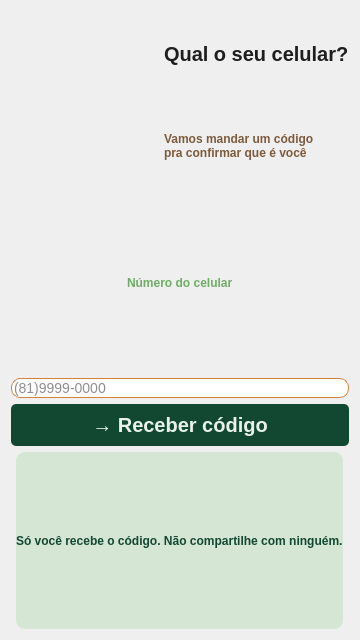
<?xml version="1.0" encoding="UTF-8"?>
<ui version="4.0">
 <class>Form</class>
 <widget class="QWidget" name="Form">
  <property name="geometry">
   <rect>
    <x>0</x>
    <y>0</y>
    <width>360</width>
    <height>640</height>
   </rect>
  </property>
  <property name="minimumSize">
   <size>
    <width>360</width>
    <height>640</height>
   </size>
  </property>
  <property name="maximumSize">
   <size>
    <width>360</width>
    <height>640</height>
   </size>
  </property>
  <property name="windowTitle">
   <string>Form</string>
  </property>
  <property name="styleSheet">
   <string notr="true">QLabel{
	font-family: &quot;Roboto Flex&quot;;
}

QPushButton{
	background-color:#124831;
	color:#E9F2EA;
	font-family:&quot;Roboto Flex&quot;;
	font-weight:600;
	font-size:20px;
	border-radius:5px;
	padding:9px;
}

QPushButton:hover{
	background-color:#003619;
}

QLineEdit{
	border: 1px solid #D2813A;
	color: #1E1E1E;
	background-color: #FFFFFF;
	border-radius: 9px;
	font-size: 14px;
}

QLabel#welcome_label{
	font-family:&quot;Roboto Flex&quot;;
	font-weight:600;
	font-size:48px;
	color:#124831;
}

QLabel#question_label{
	font-family:&quot;Roboto Flex&quot;;
	font-weight:600;
	font-size:20px;
	color: #1E1E1E;
}

QLabel#code_label{
	font-family:&quot;Roboto Flex&quot;;
	font-weight:500;
	font-size:12px;
	color: #7C5A3C;
}

QLabel#phone_number_label{
	font-weight:800;
	color: #6DAD65;
}

QLabel#message_label{
	font-family:&quot;Roboto Flex&quot;;
	font-weight:600;
	font-size:12px;
	color:#124831;
	background-color:#D6E6D4;
	border-radius:9px;
}</string>
  </property>
  <layout class="QVBoxLayout" name="verticalLayout_2">
   <item>
    <layout class="QVBoxLayout" name="verticalLayout">
     <item>
      <layout class="QHBoxLayout" name="horizontalLayout">
       <item>
        <widget class="QLabel" name="phone_logo">
         <property name="text">
          <string/>
         </property>
         <property name="textFormat">
          <enum>Qt::TextFormat::AutoText</enum>
         </property>
         <property name="pixmap">
          <pixmap>images/phone-icon.png</pixmap>
         </property>
        </widget>
       </item>
       <item>
        <layout class="QVBoxLayout" name="verticalLayout_5">
         <item>
          <widget class="QLabel" name="question_label">
           <property name="text">
            <string>Qual o seu celular?</string>
           </property>
          </widget>
         </item>
         <item>
          <widget class="QLabel" name="code_label">
           <property name="text">
            <string>Vamos mandar um código pra confirmar que é você</string>
           </property>
          </widget>
         </item>
        </layout>
       </item>
      </layout>
     </item>
     <item alignment="Qt::AlignmentFlag::AlignHCenter">
      <widget class="QLabel" name="phone_number_label">
       <property name="text">
        <string>Número do celular</string>
       </property>
      </widget>
     </item>
     <item>
      <widget class="QLineEdit" name="phone_lineedit">
       <property name="placeholderText">
        <string>(81)9999-0000</string>
       </property>
      </widget>
     </item>
     <item>
      <widget class="QPushButton" name="receive_code_button">
       <property name="text">
        <string>→ Receber código</string>
       </property>
       <property name="icon">
        <iconset>
         <normaloff>../../.designer/backup/images/leaves-icon.png</normaloff>../../.designer/backup/images/leaves-icon.png</iconset>
       </property>
      </widget>
     </item>
     <item alignment="Qt::AlignmentFlag::AlignHCenter">
      <widget class="QLabel" name="message_label">
       <property name="text">
        <string>Só você recebe o código. Não compartilhe com ninguém.</string>
       </property>
       <property name="textFormat">
        <enum>Qt::TextFormat::AutoText</enum>
       </property>
       <property name="pixmap">
        <pixmap>images/locked-icon.png</pixmap>
       </property>
       <property name="scaledContents">
        <bool>false</bool>
       </property>
      </widget>
     </item>
    </layout>
   </item>
  </layout>
 </widget>
 <resources/>
 <connections/>
</ui>
